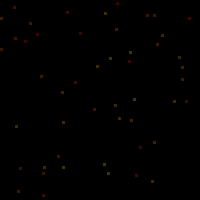
Frame 1 (no input)
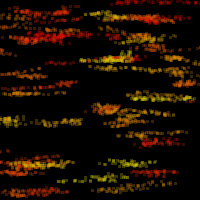
Frame 60 (the mouse pressed at the canvas centre just before this capture)
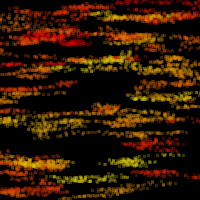
Frame 120 (the mouse held since frame 60 and released just before this capture)

The Processing sketch that drew these frames (run headless with seeded random() and noise(); from frame 60 on, the mouse is pressed at the canvas centre):

// Processing sketch: processing_40951
// ── processing_40951.pde

int num = 50;                         //number of paths the color will make
Path[] path = new Path [num];

void setup() {
  size(200, 200);
  background(0);
  colorMode(RGB, 300);
  smooth();
  frameRate(15);

  for (int t = 0; t < path.length; t++) {      //seed array
    path[t] = new Path();
  }
}

void draw() {
  for (int t = 0; t < path.length; t++) {
    path[t].update();
    path[t].display();  
  } 
}

class Path {                        //starts the sketch with rectangles at random
                                    //points within the boundaries of the sketch.
  int x = int(random(width));       //also sets up colors - between yellow and red
  int y = int(random(height));
  color myColors = color(255, random(0,255), 0, 80);

  Path() {
  }

  void update() {                      //allows the path of the colors to travel
    x = x + int(random (-10, 10));     //more along the x-axis than the y-axis
    y = y + int(random (-2, 2));       
  }

  void display() {                //sets up what will be displayed in the sketch
    noStroke();
    fill(myColors);
    rect(x, y, 3, 3);
  }
}
